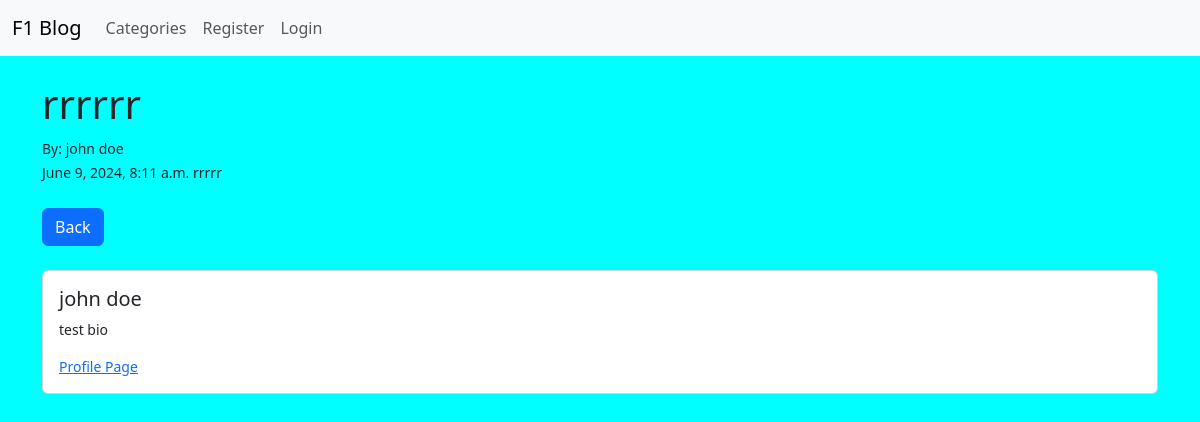
Page /article/3 on the committed database.
### blog/models.py (models this page shows, shortened)
class Post(models.Model):
    title = models.CharField(max_length=255)
    title_tag = models.CharField(max_length=255, default="F1 blog")
    author = models.ForeignKey(User, on_delete=models.CASCADE)
    body = models.TextField()
    timestamp = models.DateTimeField(auto_now_add=True)
    post_date = models.DateField(auto_now_add=True)
    category = models.ForeignKey(Category, on_delete=models.CASCADE)
    snippet = models.CharField(
        max_length=255,
    )

class Profile(models.Model):
    user = models.OneToOneField(User, null=True, on_delete=models.CASCADE)
    bio = models.TextField()

### blog/views.py (the view)
# urls.py: path("article/<int:pk>", Article.as_view(), name="article-details"),
class Article(DetailView):
    model = Post
    template_name = "article.html"

### blog/templates/article.html (shortened to what this page needs)
{% extends 'base.html' %} {% block content %}
<h1>{{ post.title }}</h1>
<small
  >By: {{ post.author.first_name }} {{ post.author.last_name}}<br />
  {{ post.timestamp }}  {{ post.body|safe }}
<br /><br />
<a href="{% url 'home' %}" class="btn btn-primary">Back</a>
<br /><br />
<div class="card mb-3">
  <div class="card-body">
    <h5 class="card-title">
      {{ post.author.first_name }} {{ post.author.last_name}}
    </h5>
    <p class="card-text">{{ post.author.profile.bio }}</p>
    <a
      href="{% url 'show_profile_page' post.author.profile.id %}"
      class="card-link"
      >Profile Page</a
    >
  </div>
</div>
{% endblock %}

### blog/static/css/main.css (style rules this page uses)
body { background-color: aqua; }

### rows in the picture
Post: title "rrrrrr", author.first_name "john", author.last_name "doe", timestamp "June 9, 2024, 8:11 a.m.", body "rrrrr", author.profile.bio "test bio"
